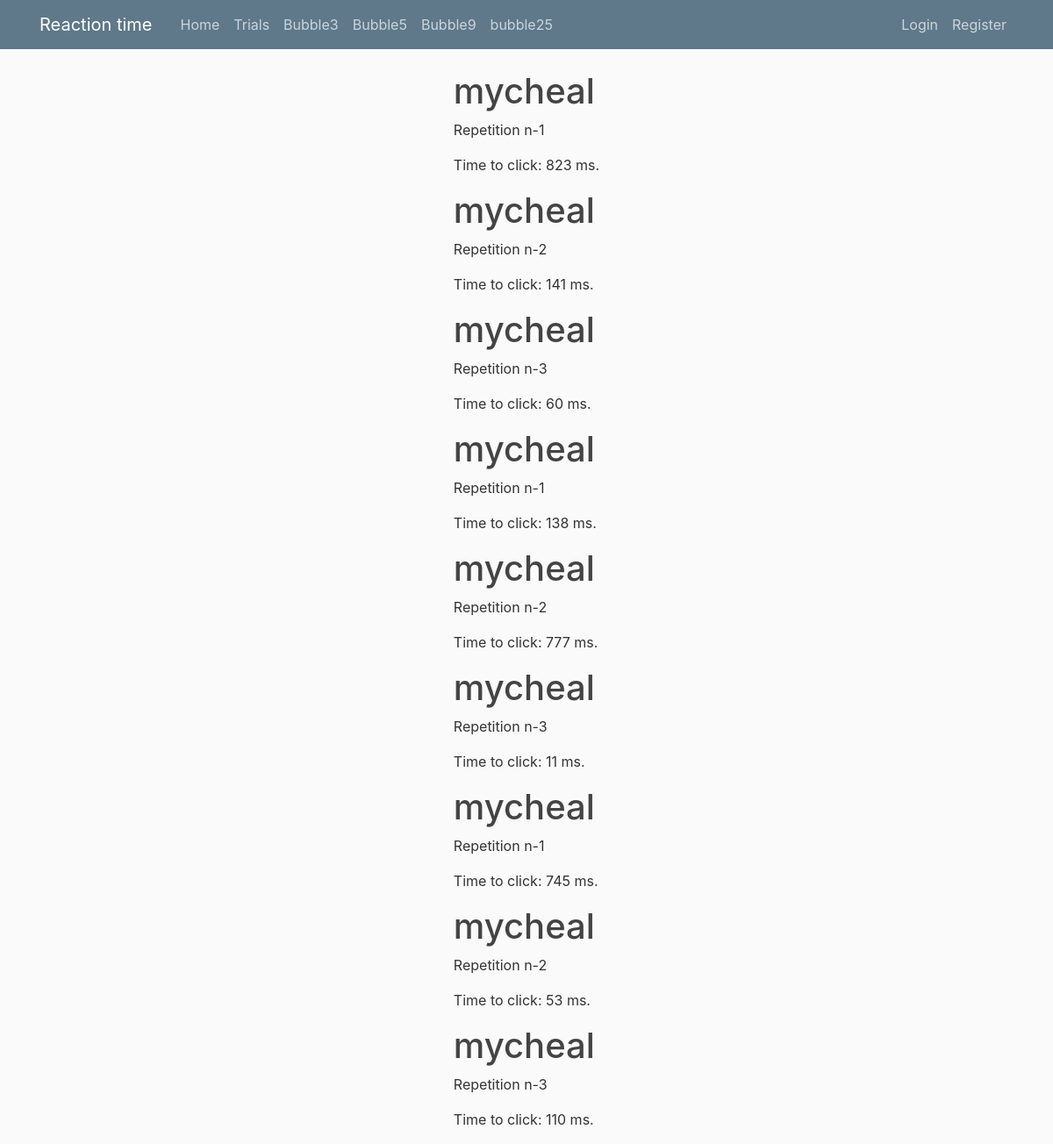
Before: /about with the older database file.
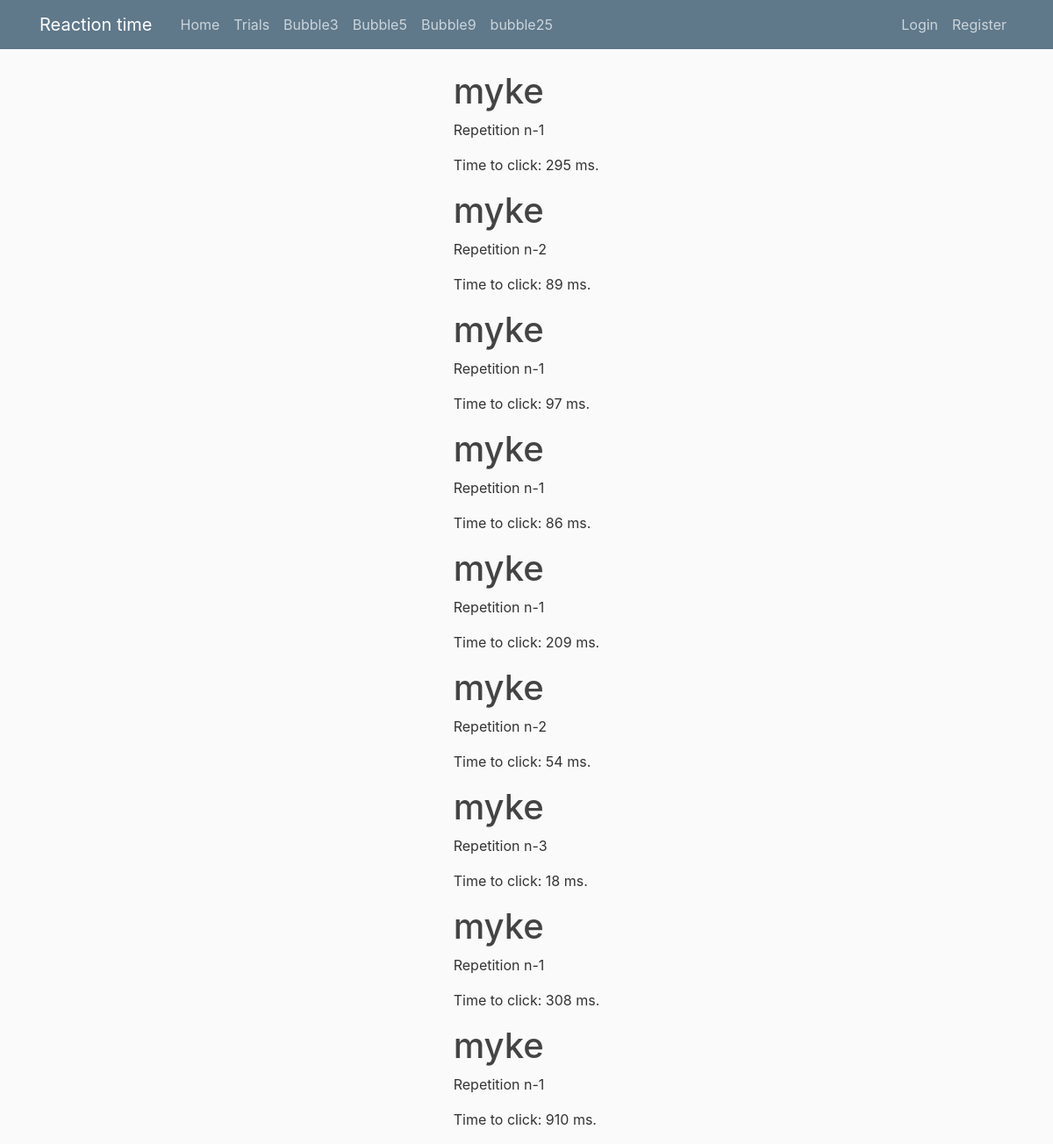
After: the same page with the newer database file.
### patterns/models.py (models this page shows, shortened)
class Post(models.Model):
    uniqueID        = models.AutoField(blank=True, primary_key=True)
    participantID   = models.ForeignKey(User, on_delete=models.CASCADE)
    representation  = models.CharField(max_length=100)
    numberofvalues  = models.CharField(max_length=100, default="Default value for numofval")
    repetition      = models.CharField(max_length=100, blank=True, null=True)
    values          = models.CharField(max_length=100, blank=True, null=True)
    correctanswer   = models.IntegerField(blank=True, null=True)
    answer          = models.IntegerField(blank=True, null=True)
    time            = models.IntegerField(blank=True, null=True)
    title = models.CharField(max_length=100)
    content = models.TextField()

### patterns/views.py (the view)
def about(request):
    if request.GET.get('Button') == 'Button':
        print('user clicked summary')
    context = {
        'posts': Post.objects.all()
    }
    return render(request, 'patterns/about.html', context)

### patterns/templates/patterns/about.html
{% extends "patterns/base.html" %}
{% block content %}
    {%  for post in posts %}
        <h1> {{ post.participantID }}</h1>
        <p> Repetition n-{{ post.repetition }}</p>
        <p> Time to click: {{ post.time }} ms.</p>
    {% endfor %}
{% endblock content %}

Changed rows visible on the page:
removed Post: participantID "mycheal", repetition "1", time "823"
removed Post: participantID "mycheal", repetition "2", time "141"
removed Post: participantID "mycheal", repetition "3", time "60"
removed Post: participantID "mycheal", repetition "1", time "138"
removed Post: participantID "mycheal", repetition "2", time "777"
removed Post: participantID "mycheal", repetition "3", time "11"
removed Post: participantID "mycheal", repetition "1", time "745"
removed Post: participantID "mycheal", repetition "2", time "53"
removed Post: participantID "mycheal", repetition "3", time "110"
added Post: participantID "myke", repetition "1", time "295"
added Post: participantID "myke", repetition "2", time "89"
added Post: participantID "myke", repetition "1", time "97"
added Post: participantID "myke", repetition "1", time "86"
added Post: participantID "myke", repetition "1", time "209"
added Post: participantID "myke", repetition "2", time "54"
added Post: participantID "myke", repetition "3", time "18"
added Post: participantID "myke", repetition "1", time "308"
added Post: participantID "myke", repetition "1", time "910"
